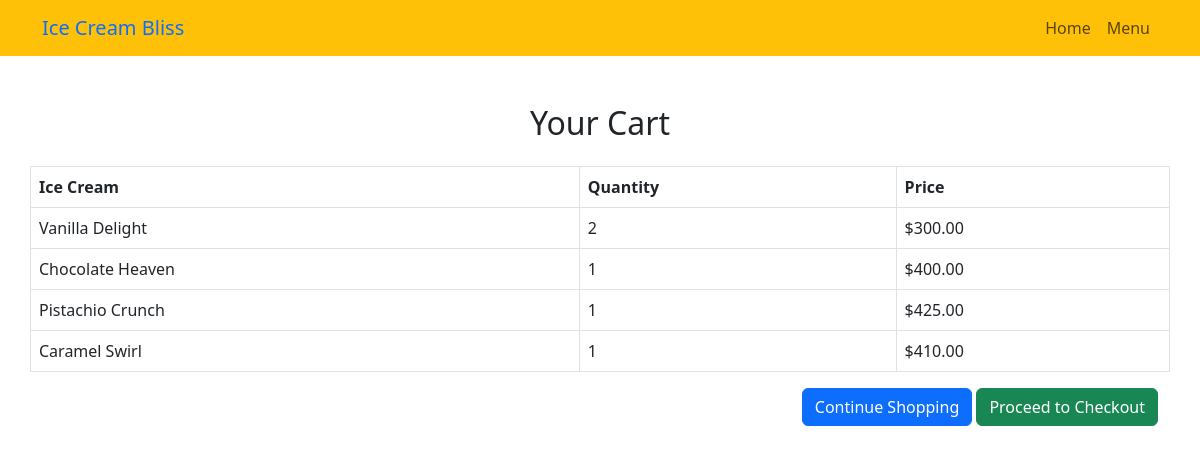
Page /cart/ on the committed database.
### icecreamshop/models.py (models this page shows, shortened)
class CartItem(models.Model):
    ice_cream = models.ForeignKey(IceCream, on_delete=models.CASCADE)
    quantity = models.PositiveIntegerField(default=1)

class IceCream(models.Model):
    name = models.CharField(max_length=100)
    description = models.TextField()
    price = models.DecimalField(max_digits=6, decimal_places=2)

### icecreamshop/views.py (the view)
# urls.py: path('cart/', views.cart, name='cart'),
def cart(request):
    cart_items = CartItem.objects.all()
    return render(request, 'icecreamshop/cart.html', {'cart_items': cart_items})

### icecreamshop/templates/icecreamshop/cart.html (shortened to what this page needs)
<!DOCTYPE html>
<html lang="en">
<head>
    <link href="https://cdn.jsdelivr.net/npm/bootstrap@5.3.0-alpha1/dist/css/bootstrap.min.css" rel="stylesheet">
</head>
<body>
    <header>
        <nav class="navbar navbar-expand-lg navbar-light bg-warning">
            <div class="container">
                <a class="navbar-brand text-primary" href="#">Ice Cream Bliss</a>
                <div class="collapse navbar-collapse" id="navbarNav">
                    <ul class="navbar-nav ms-auto">
                        <li class="nav-item"><a class="nav-link" href="{% url ' ' %}">Home</a></li>
                        <li class="nav-item"><a class="nav-link" href="{% url 'menu' %}">Menu</a></li>
                    </ul>
                </div>
            </div>
        </nav>
    </header>
    <main class="container py-5">
        <h2 class="text-center mb-4">Your Cart</h2>
        <div class="row">
            {% if cart_items %}
                <table class="table table-bordered">
                    <thead>
                        <tr>
                            <th>Ice Cream</th>
                            <th>Quantity</th>
                            <th>Price</th>
                        </tr>
                    </thead>
                    <tbody>
                        {% for item in cart_items %}
                        <tr>
                            <td>{{ item.ice_cream.name }}</td>
                            <td>{{ item.quantity }}</td>
                            <td>${{ item.ice_cream.price }}</td>
                        </tr>
                        {% endfor %}
                    </tbody>
                </table>
                <div class="text-end">
                    <a href="{% url 'menu' %}" class="btn btn-primary">Continue Shopping</a>
                    <a href="#" class="btn btn-success">Proceed to Checkout</a>
                </div>
            {% else %}
                <p class="text-center">Your cart is empty. <a href="{% url 'menu' %}">Start shopping!</a></p>
            {% endif %}
        </div>
    </main>
</body>
</html>

### rows in the picture
CartItem: ice_cream.name "Vanilla Delight", quantity "2", ice_cream.price "300.00"
CartItem: ice_cream.name "Chocolate Heaven", quantity "1", ice_cream.price "400.00"
CartItem: ice_cream.name "Pistachio Crunch", quantity "1", ice_cream.price "425.00"
CartItem: ice_cream.name "Caramel Swirl", quantity "1", ice_cream.price "410.00"
